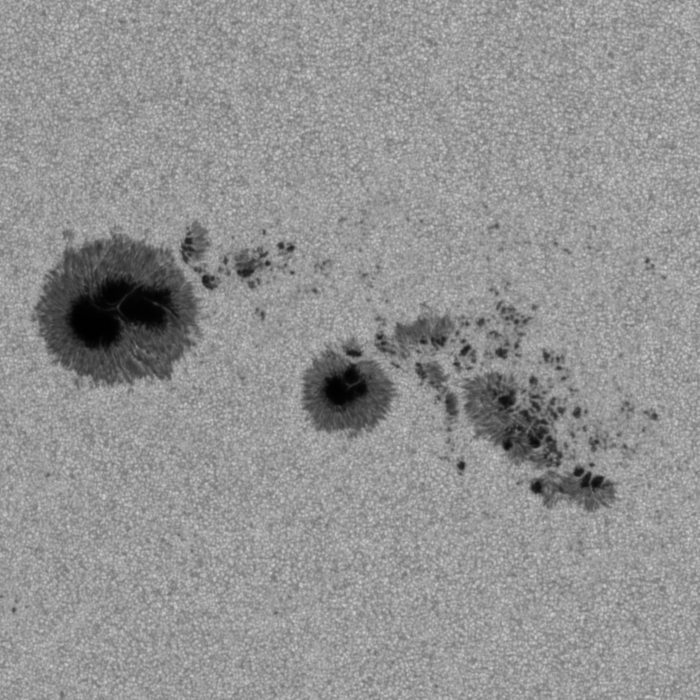
#> input picture test_image.png, 700 x 700 px
$ python sunspot_identify.py
#> lines starting #> are read from the running program, lines starting #| are printed output that depends on the picture; after the words box and inside, x2 and y2 are one past the last pixel; in counts of white or black regions, pixels touching at a corner belong together
from PIL import Image
import numpy as np
import matplotlib.pyplot as plt
from skimage.filters import threshold_otsu
from scipy.ndimage import binary_erosion, generate_binary_structure, binary_fill_holes
from skimage.filters import threshold_otsu
from scipy.ndimage import binary_erosion, generate_binary_structure, label


def find_outer_contour(image_data, min_size=50):
    # Otsu's threshold
#> called with min_size = 50
    thresh = threshold_otsu(image_data)
#> thresh = 109
    outer_boundary = image_data < thresh
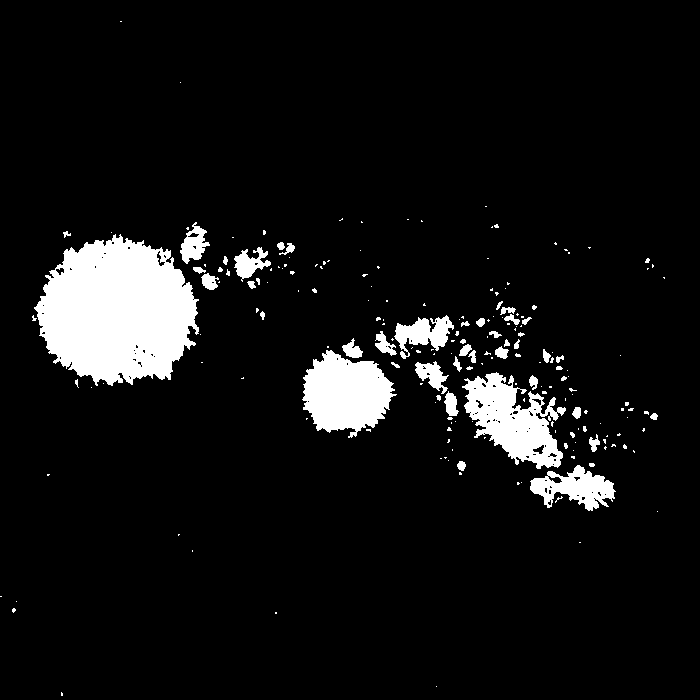
#> outer_boundary: shape (700, 700) bool; 7.6% white; 203 white regions (155 under 20 px), largest, box (x1, y1, x2, y2) and area: (34, 234, 199, 386) 17839, (302, 350, 397, 438) 5453, (462, 372, 566, 469) 5236

    structure = generate_binary_structure(2, 2)
    labeled_array, num_features = label(outer_boundary, structure)
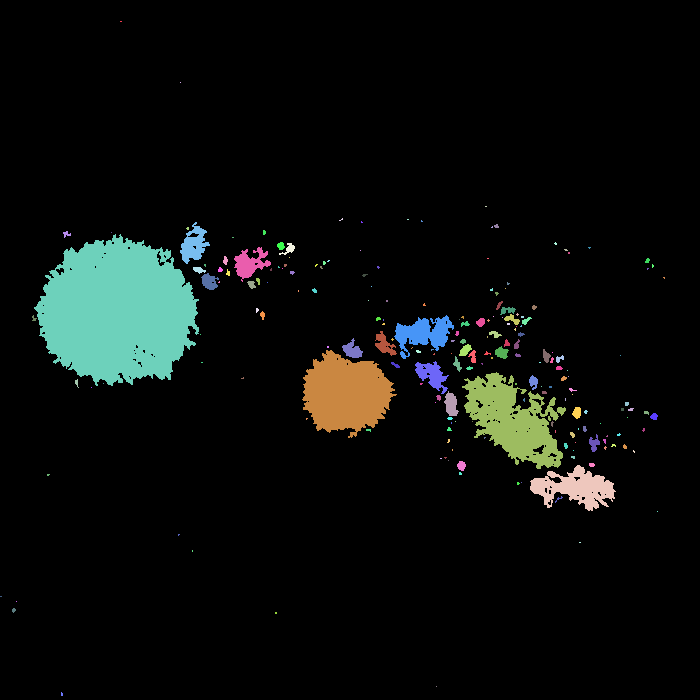
#> labeled_array: shape (700, 700) int32; 204 distinct labels, from 0 to 203; one colour per label, 0 black
#> num_features = 203

    # filter out small objects
    outer_contour = np.zeros_like(outer_boundary, dtype=bool)

    # Iterate over all connected components
    for region_num in range(1, num_features + 1):
        region = (labeled_array == region_num)
        region_size = np.sum(region)

        if region_size > min_size:
            eroded_region = binary_erosion(region, structure)
            region_contour = region & (~eroded_region)
            outer_contour |= region_contour
#> this loop made 203 passes
#> region_size on passes 1 to 3: 2, 1, 2
#> pass 1, in find_outer_contour, `region = (labeled_array == region_num)`:
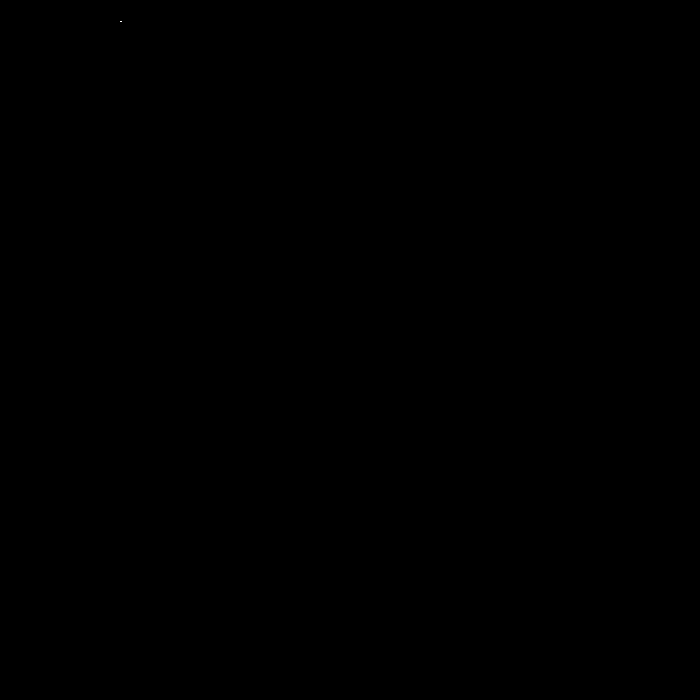
#> region: shape (700, 700) bool; 0% white in thin lines or dots, all inside (x1, y1, x2, y2) = (120, 21, 122, 22)
#> after the loop:
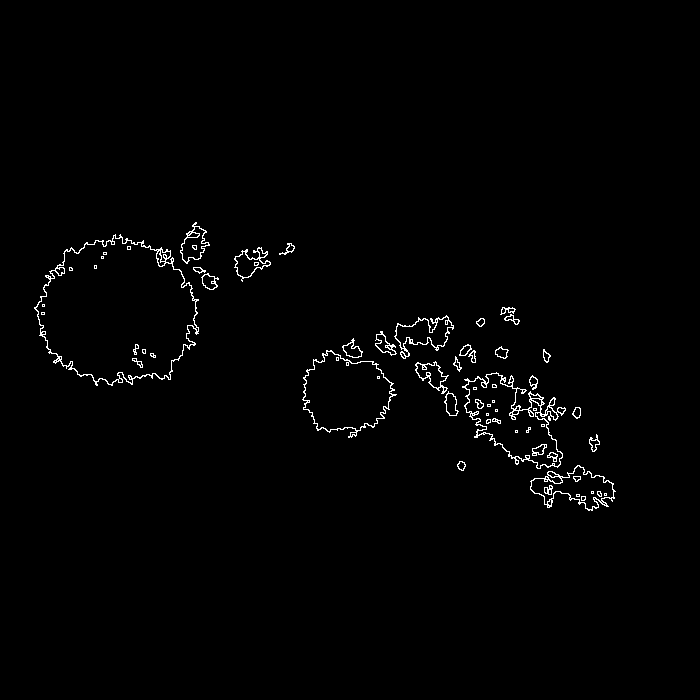
#> outer_contour: shape (700, 700) bool; 1.2% white in thin lines or dots, all inside (x1, y1, x2, y2) = (34, 222, 616, 511)
#> after the loop: region: shape (700, 700) bool; 0% white in thin lines or dots, all inside (x1, y1, x2, y2) = (61, 692, 63, 696)
            # Combine contours
    return outer_contour


def find_inner_contour(image_data, outer_contour):
    outer_mask = binary_fill_holes(outer_contour)
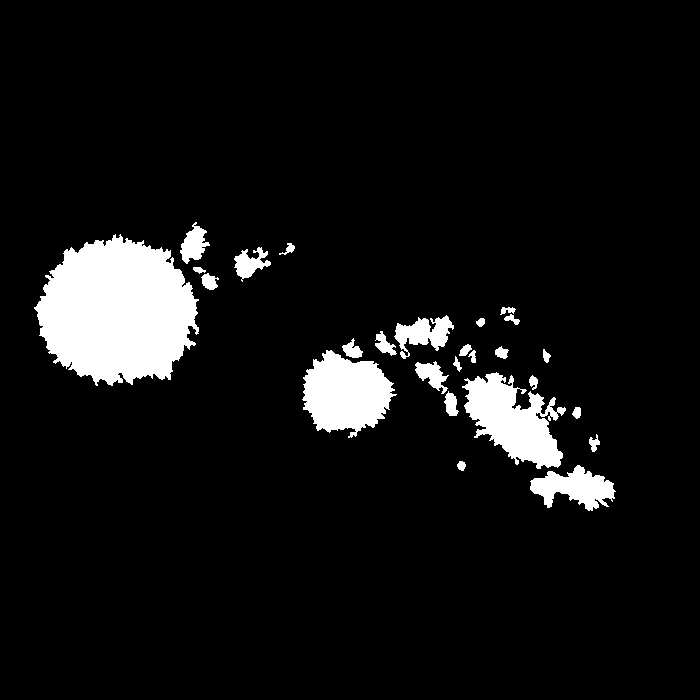
#> outer_mask: shape (700, 700) bool; 7.4% white; 26 white regions, largest, box (x1, y1, x2, y2) and area: (34, 234, 199, 386) 17976, (302, 350, 397, 438) 5460, (462, 372, 566, 469) 5448
    sunspot_region = image_data[outer_mask]

    # Apply Otsu's
    if len(sunspot_region) > 0:
        umbra_thresh = threshold_otsu(sunspot_region)
#> umbra_thresh = 50
        umbra_mask = image_data < umbra_thresh
#> umbra_mask: shape (700, 700) bool; 1.7% white; 73 white regions (51 under 20 px), largest, box (x1, y1, x2, y2) and area: (62, 273, 180, 353) 5577, (320, 364, 369, 413) 1464, (528, 428, 546, 448) 176

        # Ensure the umbra mask is only within the sunspot area
        umbra_mask[~outer_mask] = False

        # Erode the umbra boundary to get the contour
        structure = generate_binary_structure(2, 2)
        eroded_umbra_mask = binary_erosion(umbra_mask, structure)
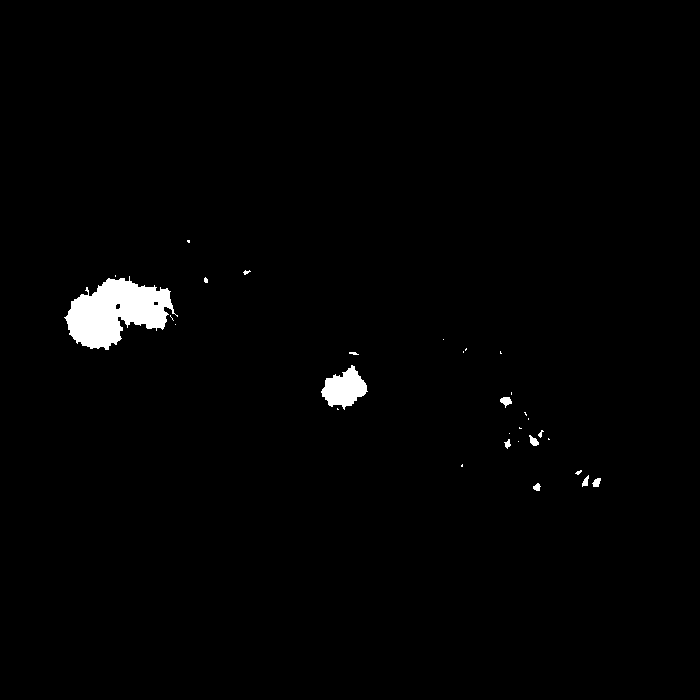
#> eroded_umbra_mask: shape (700, 700) bool; 1.3% white; 30 white regions (19 under 20 px), largest, box (x1, y1, x2, y2) and area: (64, 276, 178, 350) 4814, (321, 365, 368, 410) 1211, (500, 397, 512, 408) 79
        inner_contour = umbra_mask & (~eroded_umbra_mask)
#> inner_contour: shape (700, 700) bool; 0.4% white in thin lines or dots, all inside (x1, y1, x2, y2) = (62, 238, 603, 493)

        return inner_contour
    else:
        return np.zeros_like(image_data, dtype=bool)

def main():
    image_path = 'test_image.png'
    image = Image.open(image_path).convert('L')
    image_data = np.array(image)
    outer_contour = find_outer_contour(image_data)
    inner_contour = find_inner_contour(image_data, outer_contour)
    color_overlay = np.stack((image_data,) * 3, axis=-1)
    color_overlay[outer_contour] = [255, 0, 0]
    color_overlay[inner_contour] = [0, 255, 0]
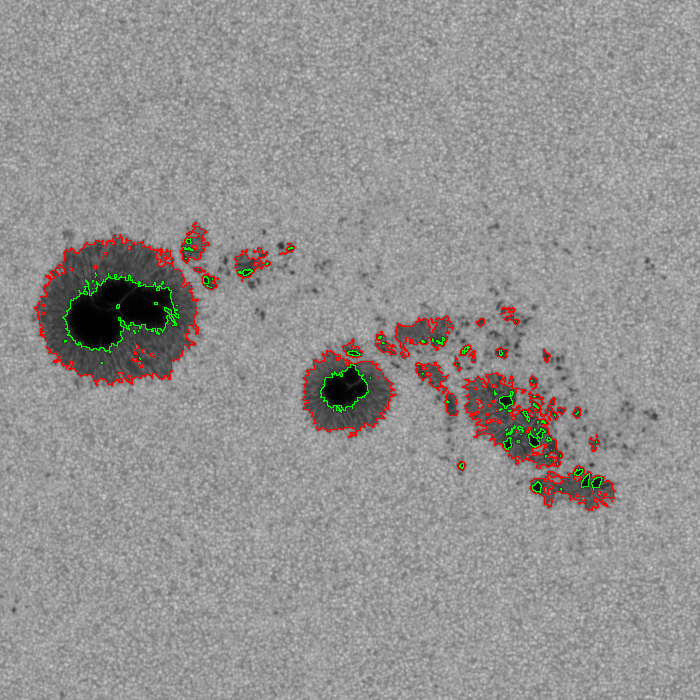
#> color_overlay: shape (700, 700, 3); mean of channels 0, 1, 2 148, 146, 145; drawn as R, G, B
    final_image = Image.fromarray(color_overlay)
    final_image.show()

if __name__ == '__main__':
    main()
